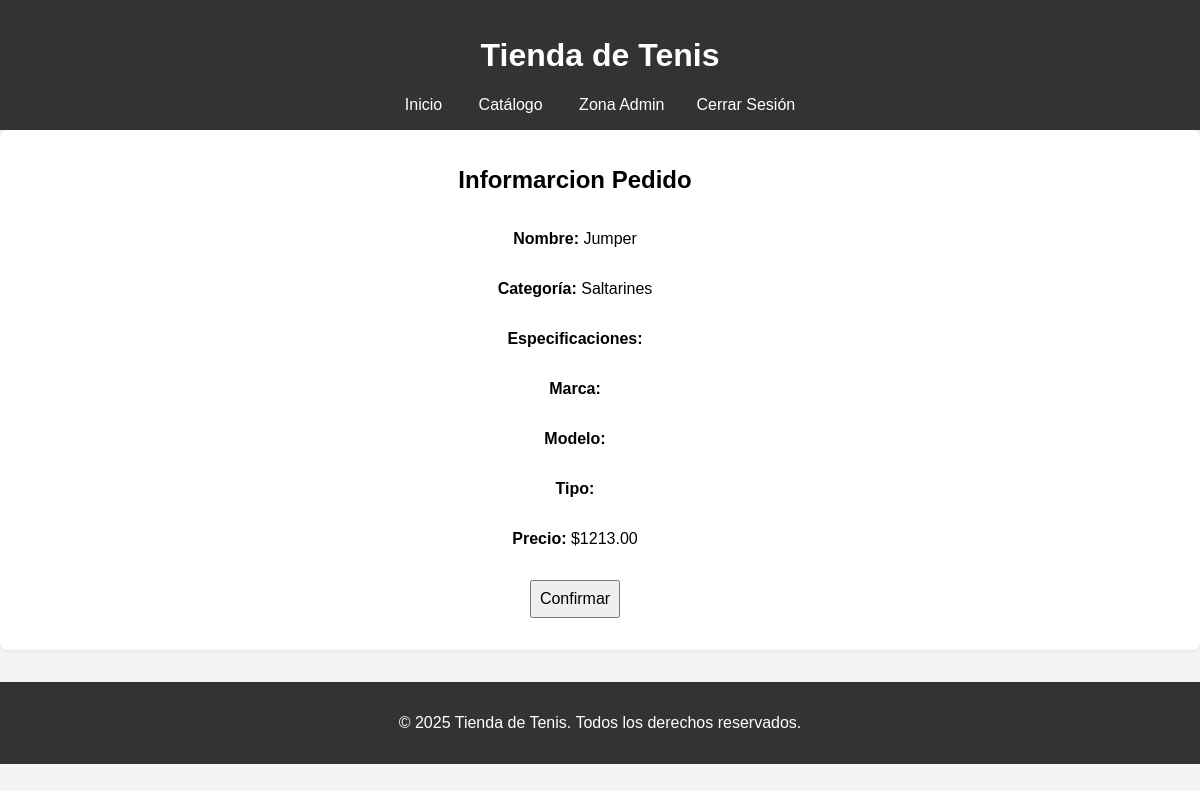
The page /index.php?accion=loginCliente&id=9&ver=1 (signed in) on the database its author committed.
### tables this page shows
CREATE TABLE `productos` (
  `id` int(11) NOT NULL,
  `nombre` varchar(100) NOT NULL,
  `descripcion` text DEFAULT NULL,
  `precio` decimal(10,2) NOT NULL,
  `imagen` varchar(255) DEFAULT 'Sin_Imagen.png',
  `id_categoria` int(11) DEFAULT NULL
);

CREATE TABLE `categorias` (
  `id` int(11) NOT NULL,
  `nombre` varchar(100) NOT NULL
);

### controlador/Controlador.php (called while the page is built, shortened)
<?php
    class Controlador{
        public function crearPedido($id){
            $gestor = new GestorProductos();
            $producto = $gestor->viewProducto($id);
            require "vista/html/crearPedido.php";
        }
    }

### modelo/GestorProductos.php (called while the page is built, shortened)
<?php
    class GestorProductos{
        public function viewProducto($id){
            $conexion = new Conexion();
            $conexion->abrir();
            $sql = "SELECT c.nombre as categoria,p.* FROM productos p JOIN categorias c ON p.id_categoria = c.id WHERE p.id = $id";
            $conexion->consultar($sql);
            $result = $conexion->obtenerResultados();
            $product = $result->fetch_assoc();
            return $product;
        }
    }

### modelo/Conexion.php (called while the page is built, shortened)
<?php
    class Conexion{
        private $mySQLI;
        private $result;
        public function abrir(){
            $this->mySQLI = new mysqli("b4mobqkdkcydppku2yq2-mysql.services.clever-cloud.com","u8w7qsreibif5fdn","4yFIVqGxfMPTegZImGCo","b4mobqkdkcydppku2yq2","3306");
            return true;
        }
        public function consultar($sql){
            $this->result = $this->mySQLI->query($sql);
        }
        public function obtenerResultados(){
            return $this->result;
        }
    }

### vista/html/crearPedido.php (the view, shortened to what this page needs)
<!DOCTYPE html>
<html lang="es">
<head>
  <link rel="stylesheet" href="vista/css/Styles.css">
</head>
<body>
  <header>
    <h1>Tienda de Tenis</h1>
    <nav>
      <a href="index.php?accion=index">Inicio</a>
      <a href="index.php?accion=catalogo">Catálogo</a>
      <?php
          if (isset($_SESSION['user'])) {
              if ($_SESSION['user']['rol'] !== "cliente") {
                  echo "<a href='index.php?accion=admin'>Zona Admin</a>";
              }
              echo "<a href='index.php?accion=unlogin'>Cerrar Sesión</a>";
          } else {
              echo "<a href='index.php?accion=admin'>Zona Admin</a>";
          }
      ?>
    </nav>
  </header>
  <div class="productoPedido">
    <div class="crearPedido">
      <div class="content">
          <h2>Informarcion Pedido</h2>
          <p>Nombre: <span><?php echo $producto['nombre'];?></span></p>
          <p>Categoría: <span><?php echo $producto['categoria'];?></span></p>
          <p>Especificaciones: <span><?php echo $producto['especificaciones'];?></span></p>
          <p>Marca: <span><?php echo $producto['marca'];?></span></p>
          <p>Modelo: <span><?php echo $producto['modelo'];?></span></p>
          <p>Tipo: <span><?php echo $producto['tipo'];?></span></p>
          <p>Precio: <span>$<?php echo $producto['precio'];?></span></p>
          <form action="index.php?accion=registrarPedido" method="POST">
            <button>Confirmar</button>
          </form>
      </div>
    </div>
  </div>
  <footer>
    <p>&copy; 2025 Tienda de Tenis. Todos los derechos reservados.</p>
  </footer>
</body>
</html>

### vista/css/Styles.css (style rules this page uses)
body { font-family: Arial, sans-serif; margin: 0; padding: 0; background-color: #f4f4f4; }
header { background-color: #333; color: white; padding: 1rem; text-align: center; }
nav a { color: white; margin: 0 1rem; text-decoration: none; }
form { display: flex; flex-direction: column; max-width: 300px; margin-top: 1rem; }
form input, form button, form select { margin-bottom: 1rem; padding: 0.5rem; font-size: 1rem; }
footer { background-color: #333; color: white; text-align: center; padding: 1rem; margin-top: 2rem; }
.productoPedido { background-color: white; padding: 1rem; border-radius: 8px; box-shadow: 0 0 5px rgba(0, 0, 0, 0.1); text-align: center; }
.productoPedido div.crearPedido { display: flex; justify-content: center; align-items: center; gap: 150px; }
div.crearPedido div.content { margin-right: 200px; text-align: center; justify-content: center; display: flex; flex-direction: column; align-items: center; }
div.crearPedido div.content p { font-weight: bold; }
div.crearPedido div.content span { font-weight: normal; }

### rows shown on the page
productos: nombre "Jumper", id_categoria.nombre "Saltarines", precio "1213.00"
